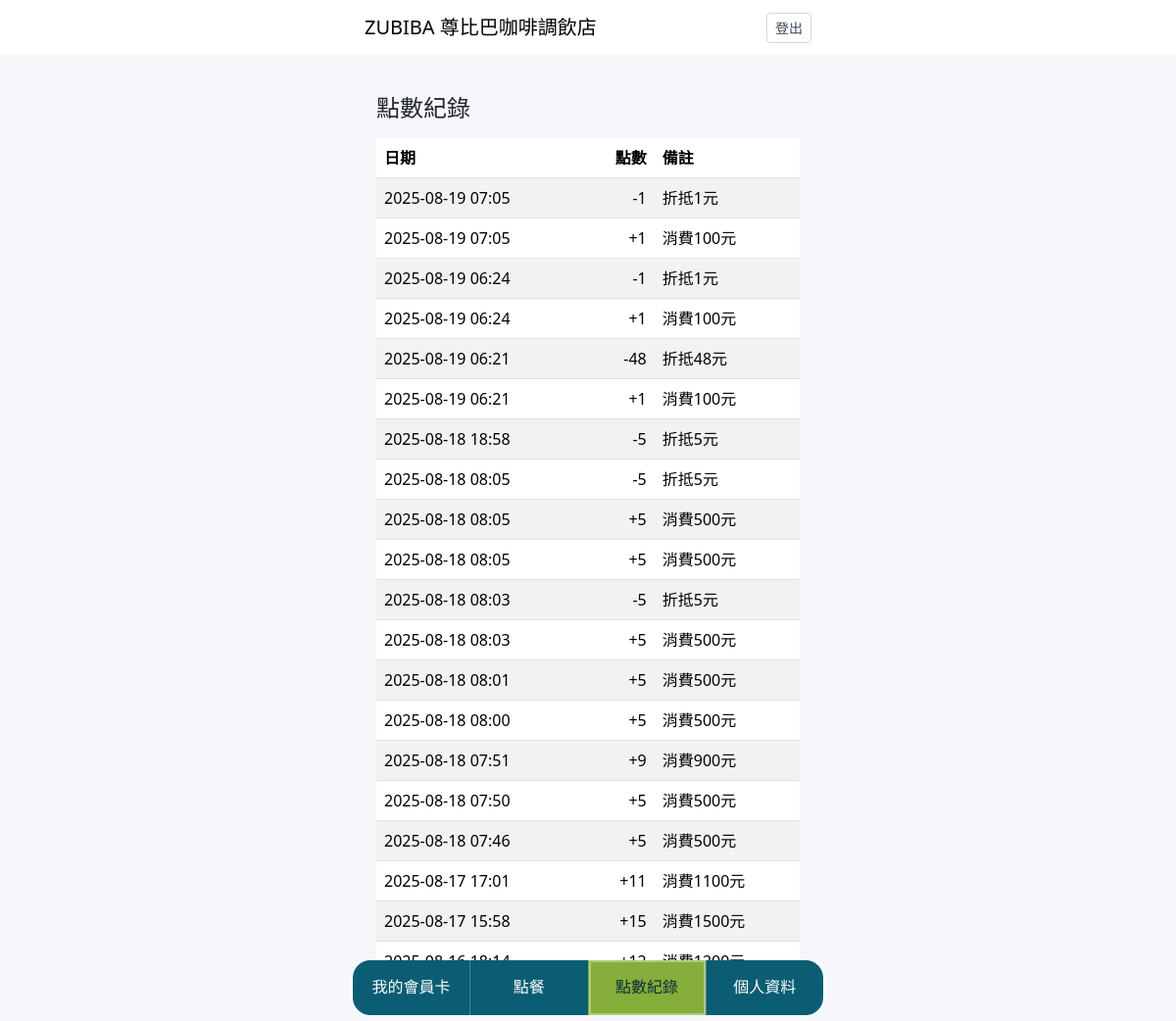
Screenshot of /members/points/ (signed in) with the database file from the repository.
### members/models.py (models this page shows, shortened)
class PointTransaction(models.Model):
    EARN = 'EARN'
    ADJUST = 'ADJUST'
    TYPES = [(EARN, 'Earn'), (ADJUST, 'Adjust')]
    member = models.ForeignKey(Member, on_delete=models.CASCADE, related_name='txns')
    txn_type = models.CharField(max_length=10, choices=TYPES)
    amount = models.IntegerField()   # 正數加點、負數扣點
    note = models.CharField(max_length=255, blank=True)
    created_at = models.DateTimeField(default=timezone.now)
    staff = models.ForeignKey(settings.AUTH_USER_MODEL, null=True, blank=True, on_delete=models.SET_NULL)
    class Meta:
        ordering = ['-created_at']
    @property
    def formatted_note(self) -> str:
        from .utils import get_loyalty_config
        cfg = get_loyalty_config()
        if self.amount >= 0:
            if cfg.earn_points_per_unit > 0:
                money = (self.amount // cfg.earn_points_per_unit) * cfg.earn_spend_unit
            else:
                money = 0
            return f"消費{money}元"
        else:
            return f"折抵{abs(self.amount) * cfg.redeem_value_per_point}元"

class LoyaltyConfig(models.Model):
    earn_spend_unit = models.PositiveIntegerField(default=100)
    earn_points_per_unit = models.PositiveIntegerField(default=1)
    redeem_value_per_point = models.PositiveIntegerField(default=1)
    updated_at = models.DateTimeField(auto_now=True)
    class Meta:
        verbose_name = "點數規則設定"
        verbose_name_plural = "點數規則設定"

### members/views.py (the view)
# urls.py: path('points/', views.point_history, name='point_history'),  # 新增
@login_required
def point_history(request):
    member = request.user.member
    qs = (PointTransaction.objects
          .filter(member=member)
          .order_by('-created_at')
          .only('id', 'amount', 'created_at'))  # 只取需要欄位（見下條）
    paginator = Paginator(qs, 30)          # 每頁 30 筆
    page_obj = paginator.get_page(request.GET.get('page'))
    return render(request, 'members/points.html', {
        'page_obj': page_obj,
        'records': page_obj.object_list,   # 舊模板沿用 records
    })

### members/utils.py (called while the page is built)
@lru_cache(maxsize=1)
def get_loyalty_config():
    obj = LoyaltyConfig.objects.first()
    if not obj:
        obj = LoyaltyConfig.objects.create()  # 建預設：100→1、1點=1元
    return obj

### templates/members/points.html (shortened to what this page needs)
{% extends "base.html" %}
{% block content %}
<div class="container mt-3">
  <h4 class="mb-3">點數紀錄</h4>
  <table class="table table-striped">
    <thead>
      <tr>
        <th>日期</th>
        <th class="text-end">點數</th>
        <th>備註</th>
      </tr>
    </thead>
    <tbody>
      {% for r in records %}
      <tr>
        <td>{{ r.created_at|date:"Y-m-d H:i" }}</td>
        <td class="text-end">{% if r.amount > 0 %}+{% endif %}{{ r.amount }}</td>
        <td>{{ r.formatted_note }}</td>
      </tr>
      {% empty %}
      <tr><td colspan="3" class="text-center text-muted">目前沒有紀錄</td></tr>
      {% endfor %}
    </tbody>
  </table>
</div>
{% endblock %}

### static/css/style.css (style rules this page uses)
:root { --brand:#0b5d74; --ink:#0a2e3a; --bg:#f6f7fb; --card:#ffffff; --radius:18px; --shadow:0 8px 28px rgba(0,0,0,.12); --tab-bg: var(--brand); --tab-active-bg: color-mix(in srgb, var(--brand) 50%, rgb(255,255,0) 50%); --tab-text:#fff; }
body { background:var(--bg); }
.container { max-width:480px; }

### rows the page displays
PointTransaction: created_at "2025-08-19 07:05", amount "-1", formatted_note "折抵1元"
PointTransaction: created_at "2025-08-19 07:05", amount "1", formatted_note "消費100元"
PointTransaction: created_at "2025-08-19 06:24", amount "-1", formatted_note "折抵1元"
PointTransaction: created_at "2025-08-19 06:24", amount "1", formatted_note "消費100元"
PointTransaction: created_at "2025-08-19 06:21", amount "-48", formatted_note "折抵48元"
PointTransaction: created_at "2025-08-19 06:21", amount "1", formatted_note "消費100元"
PointTransaction: created_at "2025-08-18 18:58", amount "-5", formatted_note "折抵5元"
PointTransaction: created_at "2025-08-18 08:05", amount "-5", formatted_note "折抵5元"
PointTransaction: created_at "2025-08-18 08:05", amount "5", formatted_note "消費500元"
PointTransaction: created_at "2025-08-18 08:05", amount "5", formatted_note "消費500元"
PointTransaction: created_at "2025-08-18 08:03", amount "-5", formatted_note "折抵5元"
PointTransaction: created_at "2025-08-18 08:03", amount "5", formatted_note "消費500元"
PointTransaction: created_at "2025-08-18 08:01", amount "5", formatted_note "消費500元"
PointTransaction: created_at "2025-08-18 08:00", amount "5", formatted_note "消費500元"
PointTransaction: created_at "2025-08-18 07:51", amount "9", formatted_note "消費900元"
PointTransaction: created_at "2025-08-18 07:50", amount "5", formatted_note "消費500元"
PointTransaction: created_at "2025-08-18 07:46", amount "5", formatted_note "消費500元"
PointTransaction: created_at "2025-08-17 17:01", amount "11", formatted_note "消費1100元"
PointTransaction: created_at "2025-08-17 15:58", amount "15", formatted_note "消費1500元"
